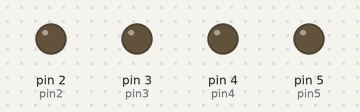
The sketch below on a simulated Arduino Uno, built with avr-gcc and run on an emulated ATmega328P. On the bench: output pins drawn as LEDs (lit = HIGH).

Above: at 0.5 s.
At 2.5 s:
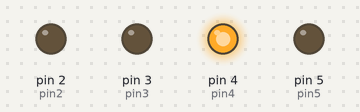
At 4.5 s:
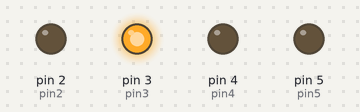
At 9.5 s:
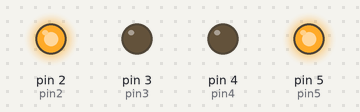
At 14.5 s:
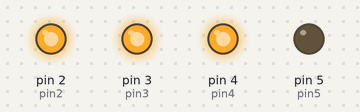
At 19.5 s:
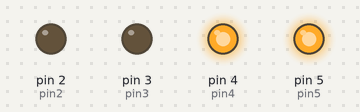
Timing chart, 0 to 20.8 s (numbered marks = the images above):
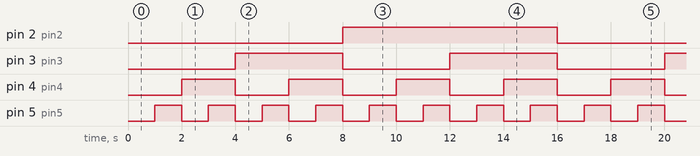

The sketch:

Binary_Counter.ino
```cpp
int pin2=2;
int pin3=3;
int pin4=4;
int pin5=5;

int num = 0;
void setup() {
  pinMode(pin2, OUTPUT);
  pinMode(pin3, OUTPUT);
  pinMode(pin4, OUTPUT);
  pinMode(pin5, OUTPUT);
}

void loop() {
  while(true){
    showBinary(num);
    num++;
    if(num > 15)
      num = 0;
    delay(1000);
  }
}

void showBinary(int decimal){
    int binary = 0, remainder, product = 1;
    // Convert to binary
    while (decimal != 0) {
      remainder = decimal % 2;
      binary = binary + (remainder * product);
      decimal = decimal / 2;
      product *= 10;
      }
      // Check first digit and turn on/off pin5.
      if(binary%10 > 0){
        digitalWrite(pin5, HIGH);
      }else{
        digitalWrite(pin5, LOW);
      }

    // Go to next digit
      binary=binary/10;

    // Check second digit and turn on/off pin4.
    if(binary%10 > 0){
      digitalWrite(pin4, HIGH);
    }else{
      digitalWrite(pin4, LOW);
    }

    // Go to next digit
      binary=binary/10;

    // Check thid digit and turn on/off pin3.
    if(binary%10 > 0){
      digitalWrite(pin3, HIGH);
    }else{
      digitalWrite(pin3, LOW);
    }

    // Go to next digit
      binary=binary/10;

    // Check forth digit and turn on/off pin2.
    if(binary%10 > 0){
      digitalWrite(pin2, HIGH);
    }else{
      digitalWrite(pin2, LOW);
    }
}
```

Measured:
- by itself, pin 2 (pin2): alternates HIGH for 8.0 s and LOW for 8.0 s
- by itself, pin 3 (pin3): alternates HIGH for 4.0 s and LOW for 4.0 s
- by itself, pin 4 (pin4): alternates HIGH for 2.0 s and LOW for 2.0 s
- by itself, pin 5 (pin5): alternates HIGH for 1.0 s and LOW for 1.0 s
